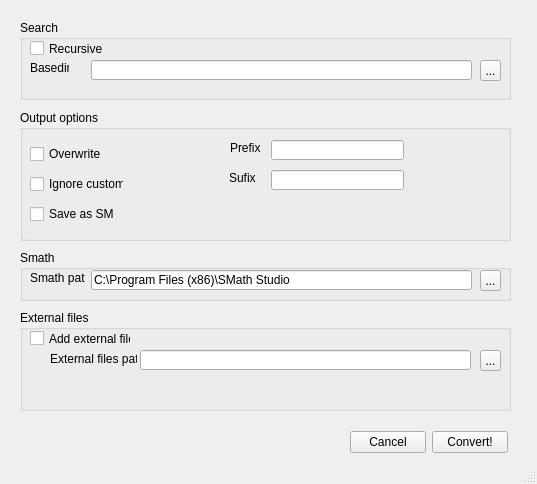
<?xml version="1.0" encoding="UTF-8"?>
<ui version="4.0">
 <class>MainWindow</class>
 <widget class="QMainWindow" name="MainWindow">
  <property name="geometry">
   <rect>
    <x>0</x>
    <y>0</y>
    <width>537</width>
    <height>484</height>
   </rect>
  </property>
  <property name="windowTitle">
   <string>MainWindow</string>
  </property>
  <property name="whatsThis">
   <string>&lt;html&gt;&lt;head/&gt;&lt;body&gt;&lt;p&gt;XMCD Converter&lt;/p&gt;&lt;/body&gt;&lt;/html&gt;</string>
  </property>
  <widget class="QWidget" name="centralwidget">
   <widget class="QGroupBox" name="groupBox">
    <property name="geometry">
     <rect>
      <x>20</x>
      <y>310</y>
      <width>491</width>
      <height>101</height>
     </rect>
    </property>
    <property name="title">
     <string>External files</string>
    </property>
    <widget class="QCheckBox" name="checkBox_5">
     <property name="geometry">
      <rect>
       <x>10</x>
       <y>20</y>
       <width>101</width>
       <height>17</height>
      </rect>
     </property>
     <property name="text">
      <string>Add external files</string>
     </property>
    </widget>
    <widget class="QLineEdit" name="lineEdit_5">
     <property name="geometry">
      <rect>
       <x>120</x>
       <y>40</y>
       <width>331</width>
       <height>20</height>
      </rect>
     </property>
     <property name="text">
      <string/>
     </property>
    </widget>
    <widget class="QLabel" name="label_5">
     <property name="geometry">
      <rect>
       <x>30</x>
       <y>41</y>
       <width>87</width>
       <height>16</height>
      </rect>
     </property>
     <property name="text">
      <string>External files path</string>
     </property>
    </widget>
    <widget class="QToolButton" name="toolButton">
     <property name="geometry">
      <rect>
       <x>460</x>
       <y>40</y>
       <width>21</width>
       <height>21</height>
      </rect>
     </property>
     <property name="text">
      <string>...</string>
     </property>
    </widget>
   </widget>
   <widget class="QGroupBox" name="groupBox_2">
    <property name="geometry">
     <rect>
      <x>20</x>
      <y>20</y>
      <width>491</width>
      <height>80</height>
     </rect>
    </property>
    <property name="title">
     <string>Search</string>
    </property>
    <widget class="QCheckBox" name="checkBox_recursive">
     <property name="geometry">
      <rect>
       <x>10</x>
       <y>20</y>
       <width>92</width>
       <height>17</height>
      </rect>
     </property>
     <property name="text">
      <string>Recursive</string>
     </property>
    </widget>
    <widget class="QLabel" name="label">
     <property name="geometry">
      <rect>
       <x>10</x>
       <y>40</y>
       <width>39</width>
       <height>16</height>
      </rect>
     </property>
     <property name="text">
      <string>Basedir:</string>
     </property>
    </widget>
    <widget class="QLineEdit" name="lineEdit_basedir">
     <property name="geometry">
      <rect>
       <x>71</x>
       <y>40</y>
       <width>381</width>
       <height>20</height>
      </rect>
     </property>
    </widget>
    <widget class="QToolButton" name="toolButton_2">
     <property name="geometry">
      <rect>
       <x>460</x>
       <y>40</y>
       <width>21</width>
       <height>21</height>
      </rect>
     </property>
     <property name="text">
      <string>...</string>
     </property>
    </widget>
   </widget>
   <widget class="QGroupBox" name="groupBox_3">
    <property name="geometry">
     <rect>
      <x>20</x>
      <y>110</y>
      <width>491</width>
      <height>131</height>
     </rect>
    </property>
    <property name="title">
     <string>Output options</string>
    </property>
    <widget class="QWidget" name="">
     <property name="geometry">
      <rect>
       <x>10</x>
       <y>30</y>
       <width>94</width>
       <height>88</height>
      </rect>
     </property>
     <layout class="QGridLayout" name="gridLayout">
      <item row="0" column="0">
       <widget class="QCheckBox" name="checkBox">
        <property name="text">
         <string>Overwrite</string>
        </property>
       </widget>
      </item>
      <item row="1" column="0">
       <widget class="QCheckBox" name="checkBox_3">
        <property name="text">
         <string>Ignore custom</string>
        </property>
       </widget>
      </item>
      <item row="2" column="0">
       <widget class="QCheckBox" name="checkBox_4">
        <property name="text">
         <string>Save as SM</string>
        </property>
       </widget>
      </item>
     </layout>
    </widget>
    <widget class="QLineEdit" name="lineEdit_4">
     <property name="geometry">
      <rect>
       <x>251</x>
       <y>60</y>
       <width>133</width>
       <height>20</height>
      </rect>
     </property>
     <property name="text">
      <string/>
     </property>
    </widget>
    <widget class="QLabel" name="label_4">
     <property name="geometry">
      <rect>
       <x>209</x>
       <y>60</y>
       <width>31</width>
       <height>16</height>
      </rect>
     </property>
     <property name="text">
      <string>Sufix</string>
     </property>
    </widget>
    <widget class="QLabel" name="label_3">
     <property name="geometry">
      <rect>
       <x>210</x>
       <y>30</y>
       <width>31</width>
       <height>16</height>
      </rect>
     </property>
     <property name="text">
      <string>Prefix</string>
     </property>
    </widget>
    <widget class="QLineEdit" name="lineEdit_3">
     <property name="geometry">
      <rect>
       <x>251</x>
       <y>30</y>
       <width>133</width>
       <height>20</height>
      </rect>
     </property>
    </widget>
   </widget>
   <widget class="QGroupBox" name="groupBox_4">
    <property name="geometry">
     <rect>
      <x>20</x>
      <y>250</y>
      <width>491</width>
      <height>51</height>
     </rect>
    </property>
    <property name="title">
     <string>Smath</string>
    </property>
    <widget class="QLabel" name="label_2">
     <property name="geometry">
      <rect>
       <x>10</x>
       <y>20</y>
       <width>55</width>
       <height>16</height>
      </rect>
     </property>
     <property name="text">
      <string>Smath path</string>
     </property>
    </widget>
    <widget class="QLineEdit" name="lineEdit_2">
     <property name="geometry">
      <rect>
       <x>71</x>
       <y>20</y>
       <width>381</width>
       <height>20</height>
      </rect>
     </property>
     <property name="text">
      <string>C:\Program Files (x86)\SMath Studio</string>
     </property>
    </widget>
    <widget class="QToolButton" name="toolButton_3">
     <property name="geometry">
      <rect>
       <x>460</x>
       <y>20</y>
       <width>21</width>
       <height>21</height>
      </rect>
     </property>
     <property name="text">
      <string>...</string>
     </property>
    </widget>
   </widget>
   <widget class="QWidget" name="">
    <property name="geometry">
     <rect>
      <x>350</x>
      <y>430</y>
      <width>158</width>
      <height>25</height>
     </rect>
    </property>
    <layout class="QHBoxLayout" name="horizontalLayout">
     <item>
      <widget class="QPushButton" name="pushButton_2">
       <property name="text">
        <string>Cancel</string>
       </property>
      </widget>
     </item>
     <item>
      <widget class="QPushButton" name="button_convert">
       <property name="text">
        <string>Convert!</string>
       </property>
      </widget>
     </item>
    </layout>
   </widget>
  </widget>
  <widget class="QStatusBar" name="statusbar"/>
 </widget>
 <resources/>
 <connections>
  <connection>
   <sender>checkBox_5</sender>
   <signal>clicked(bool)</signal>
   <receiver>lineEdit_5</receiver>
   <slot>setDisabled(bool)</slot>
   <hints>
    <hint type="sourcelabel">
     <x>128</x>
     <y>338</y>
    </hint>
    <hint type="destinationlabel">
     <x>193</x>
     <y>355</y>
    </hint>
   </hints>
  </connection>
  <connection>
   <sender>checkBox_5</sender>
   <signal>clicked(bool)</signal>
   <receiver>toolButton</receiver>
   <slot>setDisabled(bool)</slot>
   <hints>
    <hint type="sourcelabel">
     <x>40</x>
     <y>341</y>
    </hint>
    <hint type="destinationlabel">
     <x>492</x>
     <y>366</y>
    </hint>
   </hints>
  </connection>
  <connection>
   <sender>checkBox_5</sender>
   <signal>clicked(bool)</signal>
   <receiver>lineEdit_5</receiver>
   <slot>clear()</slot>
   <hints>
    <hint type="sourcelabel">
     <x>74</x>
     <y>343</y>
    </hint>
    <hint type="destinationlabel">
     <x>267</x>
     <y>356</y>
    </hint>
   </hints>
  </connection>
  <connection>
   <sender>pushButton_2</sender>
   <signal>clicked()</signal>
   <receiver>MainWindow</receiver>
   <slot>close()</slot>
   <hints>
    <hint type="sourcelabel">
     <x>377</x>
     <y>442</y>
    </hint>
    <hint type="destinationlabel">
     <x>294</x>
     <y>446</y>
    </hint>
   </hints>
  </connection>
 </connections>
</ui>
